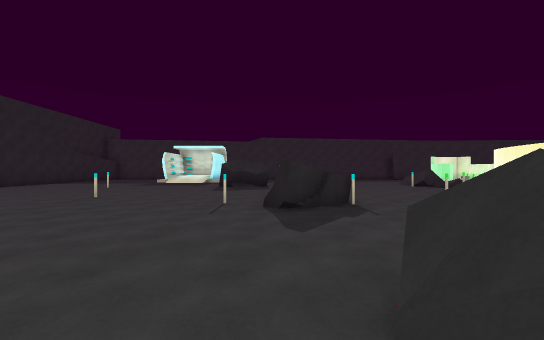
view 1 (above)

21 first-person views from a walk through a scene from a Unity 3-D project. The camera is 1.4 m above the floor, looks level and sees 90° across. The floor is counted in squares, 2 m on a side. Each view is taken from the middle of a square. On the plan, view 1 faces up. The plan holds only what a view shows up to about 9 squares ahead; the rest is blank. The place goes on beyond the plan. The player character is not drawn.

view 2
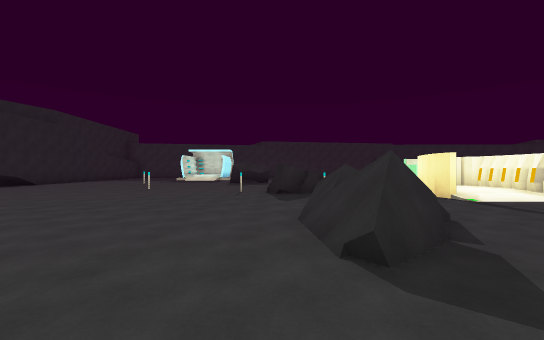

view 3
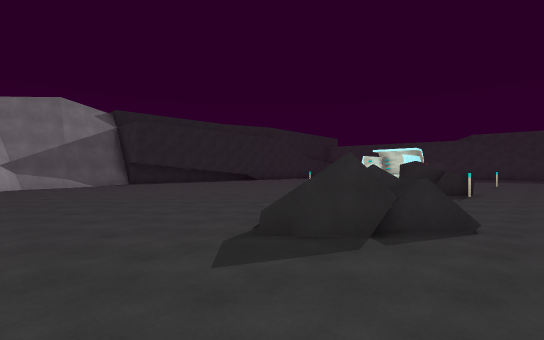

view 4
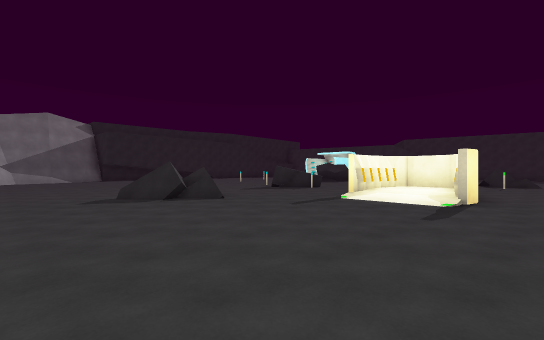

view 5
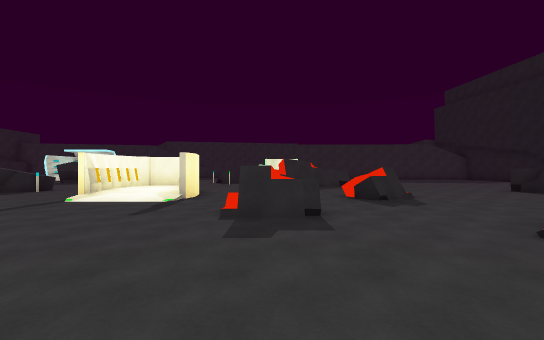

view 6
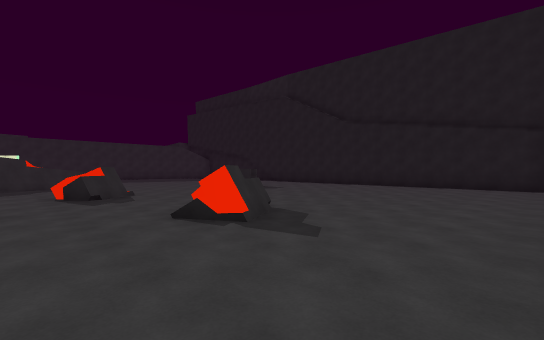

view 7
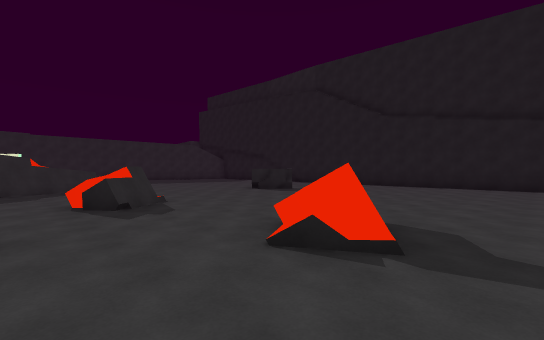

view 8
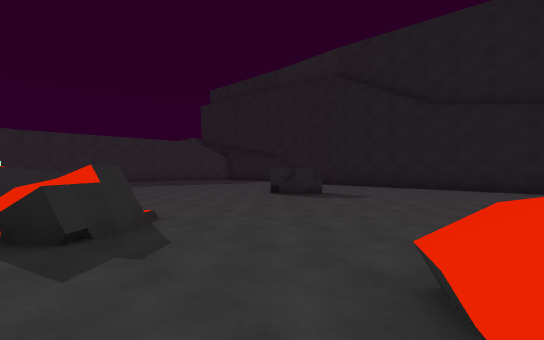

view 9
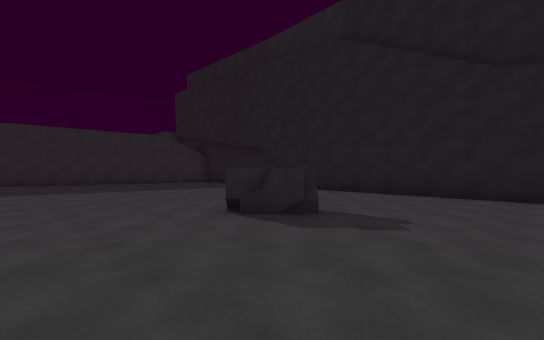

view 10
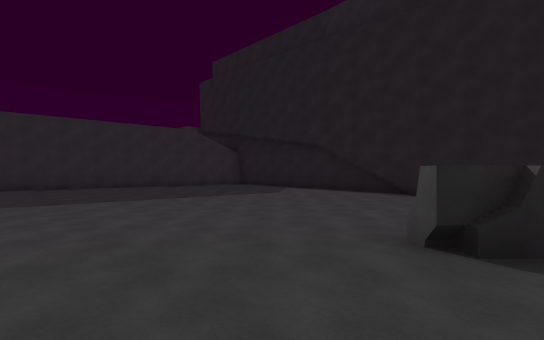

view 11
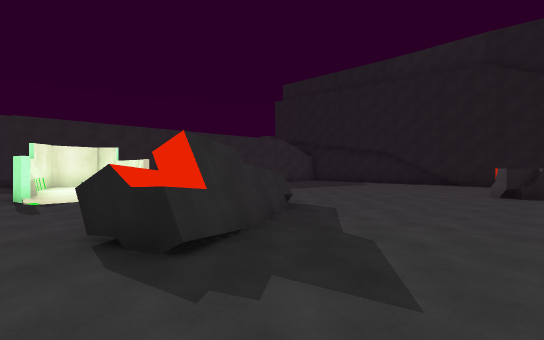

view 12
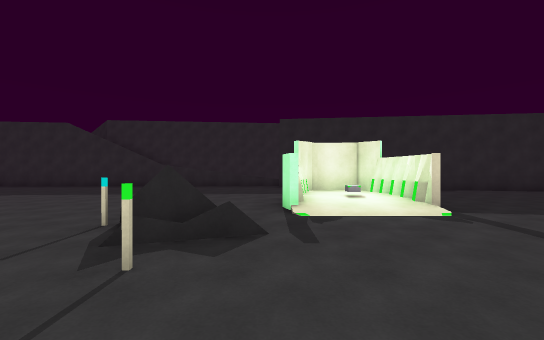

view 13
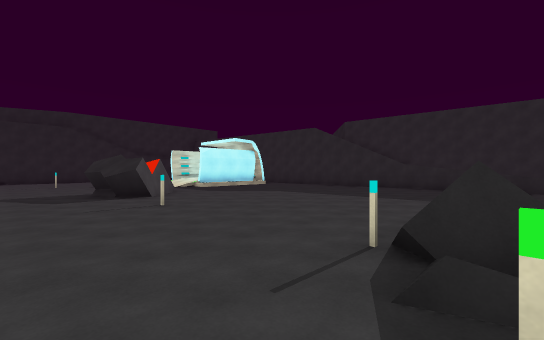

view 14
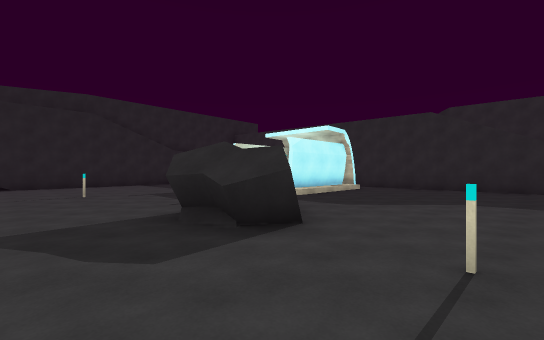

view 15
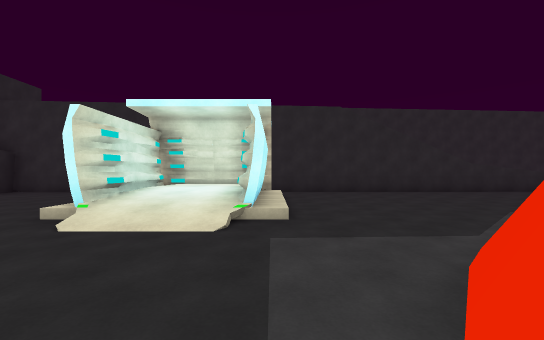

view 16
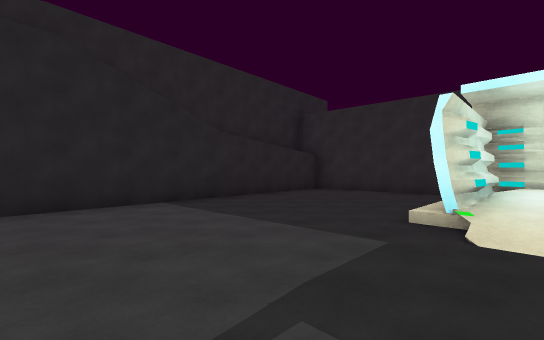

view 17
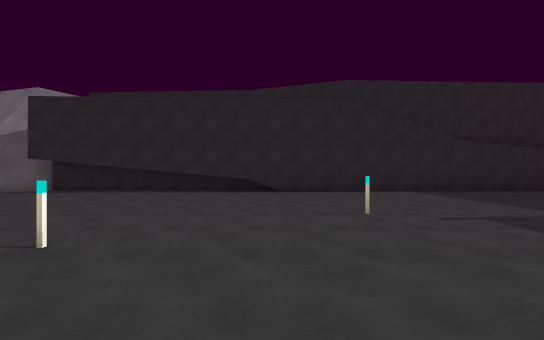

view 18
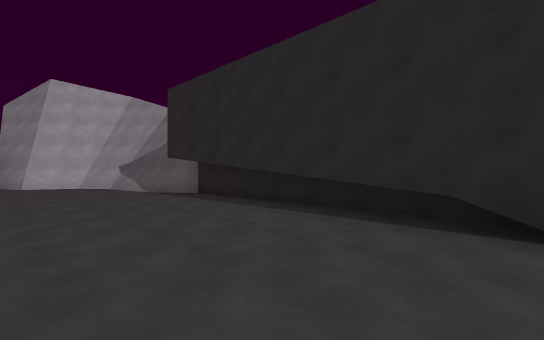

view 19
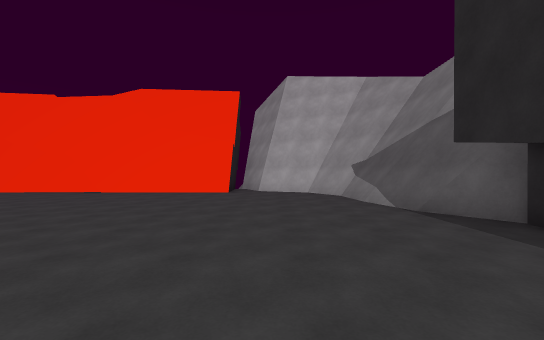

view 20
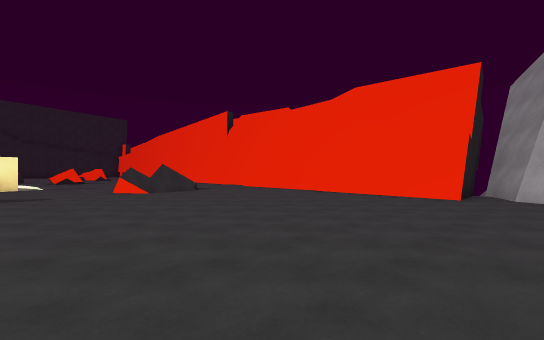

view 21
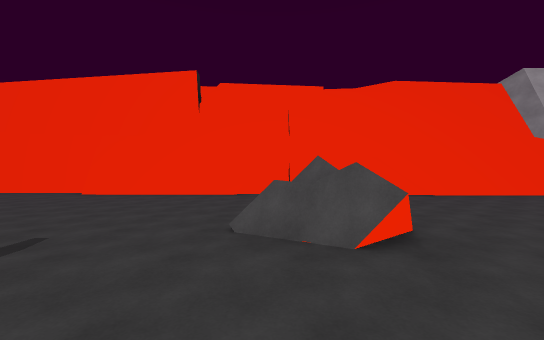

### Floor plan
Key: @ floor where view 1 was taken; # wall or solid block; . main floor; : floor 0.25 m higher than the main floor; + floor 0.5 m higher than the main floor; * floor 0.75 m higher than the main floor; / step, stairs or slope; = window, fence, low wall or low ledge; ^ raised ledge.
Columns run from 12 left of view 1 to 23 right of it. Each row starts with its distance up from view 1.
 20  #####   #########==
 19  #....   ......... .
 18  #....####........ .      ##
 17  #....#**#...........     .###
 16  #....#**#...........    ....
 15  #....#//#..........=###......
 14  #..................#::#.......
 13  #................=.#::#........
 12  #........##......==..... .......
 11  #....#...##..#...#^....  ........
 10  #.....................   .........#
  9 ##.................... ^^.........##
  8 #^........... .... ..^##..........#
  7 ##......#.... ..#  ..=............#
  6 ##.........##^...###.........^....#
  5 ##..........##..##+#.........^^...#
  4 ##..............#::#. .==.........#
  3 #.................... ............#
  2 #....................^............#
  1 ##...........^^...................#
  0  #..........@#..........^^........#
 -1  #...........=....................#
 -2  ##...............................#
 -3  ##...............................#
 -4   ###.##############..............#
 -5     #.#            #####
 -6     ###

Where each view was taken, in squares from view 1:
view 1: 0 up, 0 right, facing up
view 2: 3 down, 0 right, facing up
view 3: 3 down, 3 right, facing up-left
view 4: 3 down, 8 right, facing up-left
view 5: 3 down, 9 right, facing up
view 6: 4 down, 10 right, facing up-right
view 7: 2 down, 10 right, facing up-right
view 8: 0 up, 11 right, facing up-right
view 9: 2 up, 14 right, facing up-right
view 10: 5 up, 14 right, facing up-right
view 11: 5 up, 8 right, facing up-right
view 12: 8 up, 8 right, facing up
view 13: 9 up, 7 right, facing up-left
view 14: 9 up, 2 right, facing up-left
view 15: 11 up, 3 left, facing up
view 16: 11 up, 5 left, facing up-left
view 17: 9 up, 2 left, facing left
view 18: 9 up, 7 left, facing down-left
view 19: 5 up, 8 left, facing down
view 20: 4 up, 8 left, facing down-right
view 21: 4 up, 2 right, facing down
